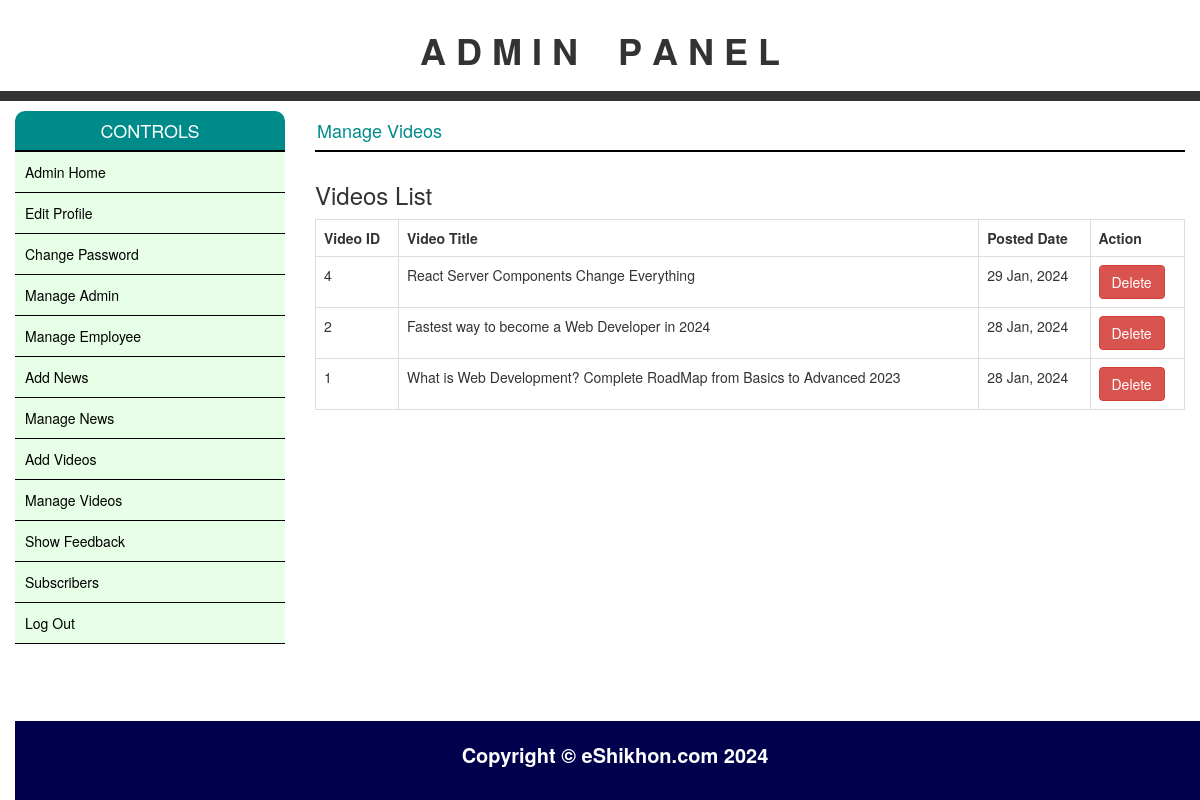
Screenshot of /admin/manage_videos.php (signed in) with the database file from the repository.
### tables this page shows
CREATE TABLE `videos` (
  `video_id` int(11) NOT NULL,
  `video_title` varchar(255) NOT NULL,
  `video_code` varchar(255) NOT NULL,
  `pdate` varchar(255) NOT NULL
);

### config/database.php (called while the page is built, shortened)
<?php
    Class Database{
        public $host = HOST;
        public $user = USER;
        public $password = PASSWORD;
        public $dbname = DATABASE;
        public $conn;
        public function dbConnect(){
            $this->conn = mysqli_connect($this->host, $this->user, $this->password, $this->dbname);
        }
        public function select($sql){
            $result = mysqli_query($this->conn, $sql) or die($this->conn->error.__LINE__);
            if(mysqli_num_rows($result) > 0){
                return $result;
            }else{
                return false;
            }
        }
    }
?>

### admin/manage_videos.php (the view, shortened to what this page needs)
<?php
    include('header.php');
    include_once '../config/database.php';
    $db = new Database();
?>
    <div class="col-md-9">
       <h4 id="conH">Manage Videos</h4>
       <div class="card shadow">
          <div class="card-header">
             <div class="row">
                <div class="col-md-6">
                   <h3>Videos List</h3>
                </div>
             </div>
          </div>
          <div class="card-body">
             <table class="table table-bordered">
                <tr>
                    <th>Video ID</th>
                    <th>Video Title</th>
                    <th>Posted Date</th>
                    <th>Action</th>
                </tr>
                <?php
                $sql = "select * from videos order by video_id desc";
                $result = $db->select($sql);
                if($result){
                    while($row = mysqli_fetch_assoc($result)){
                        $datetime = strtotime($row['pdate']);
                        $date = date("d M, Y", $datetime);
                ?>
                    <tr>
                       <td><?=$row['video_id']?></td>
                       <td><?=$row['video_title']?></td>
                       <td><?=$date?></td>
                       <td>
                           <a href="?delID=<?=$row['video_id']?>" onclick="return confirm('Are you sure?')" class="btn btn-danger">Delete</a>
                       </td>
                    </tr>
                <?php
                    }
                }
                 ?>
             </table>
          </div>
       </div>
<?php
    include('footer.php');
?>

### admin/adminStyle.css (style rules this page uses)
#conH { border-bottom: 2px solid black; color: darkcyan; font-size: 18px; padding: 10px 2px; }

### rows the page displays
videos: video_id "4", video_title "React Server Components Change Everything", pdate "29 Jan, 2024"
videos: video_id "2", video_title "Fastest way to become a Web Developer in 2024", pdate "28 Jan, 2024"
videos: video_id "1", video_title "What is Web Development? Complete RoadMap from Basics to Advanced 2023", pdate "28 Jan, 2024"
